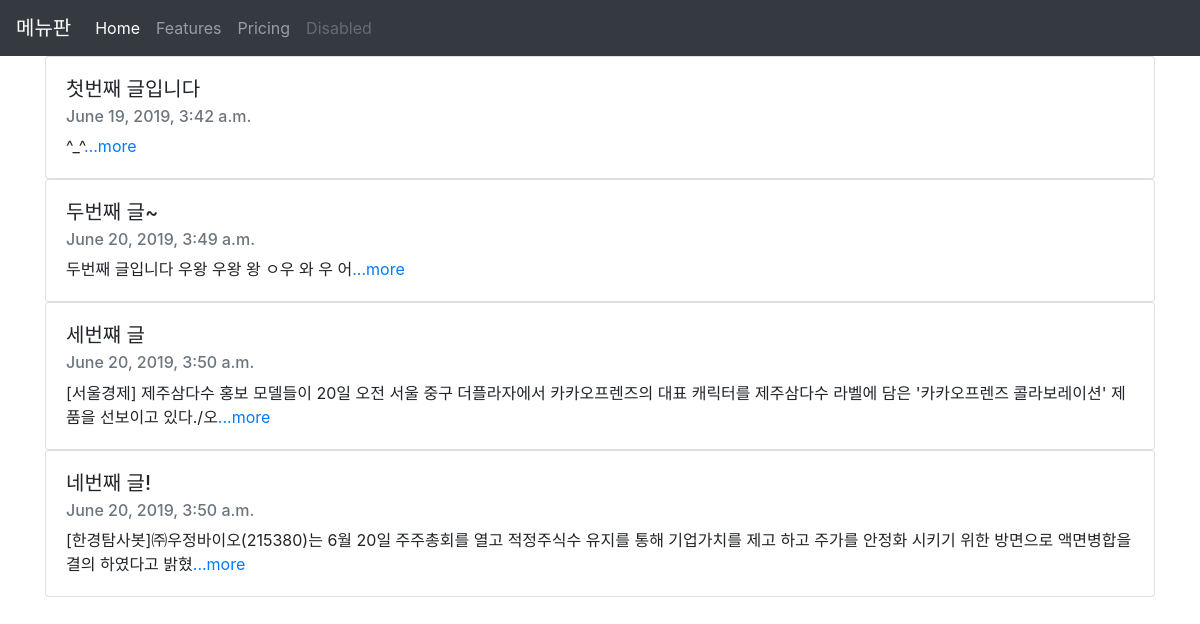
The page / on the database its author committed.
### blogapp/models.py (models this page shows, shortened)
class Blog(models.Model):
    title = models.CharField(max_length=200)
    pub_date = models.DateTimeField('date published')
    body = models.TextField()
    def summary(self):
        return self.body[:100]

### blogapp/views.py (the view)
# urls.py: path('', blogapp.views.home, name="home"),
def home(request):
    blogs = Blog.objects #쿼리셋
    return render(request, 'home.html', {'blogs':blogs})

### blogapp/templates/home.html (shortened to what this page needs)
<head>
        <link rel="stylesheet" href="https://stackpath.bootstrapcdn.com/bootstrap/4.3.1/css/bootstrap.min.css">
</head>
<body>
        <nav class="navbar navbar-expand-lg navbar-dark bg-dark">
                <a class="navbar-brand" href="#">메뉴판</a>
                <div class="collapse navbar-collapse" id="navbarNav">
                  <ul class="navbar-nav">
                    <li class="nav-item active">
                      <a class="nav-link" href="#">Home <span class="sr-only">(current)</span></a>
                    </li>
                    <li class="nav-item">
                      <a class="nav-link" href="#">Features</a>
                    </li>
                    <li class="nav-item">
                      <a class="nav-link" href="#">Pricing</a>
                    </li>
                    <li class="nav-item">
                      <a class="nav-link disabled" href="#" tabindex="-1" aria-disabled="true">Disabled</a>
                    </li>
                  </ul>
                </div>
              </nav>
{% for blog in blogs.all %}
    <div class="container">
        <div class="card" >
            <div class="card-body">
              <h5 class="card-title">{{blog.title}}</h5>
              <h6 class="card-subtitle mb-2 text-muted">{{blog.pub_date}}</h6>
              <p class="card-text">{{blog.summary}}<a href= "{% url 'detail' blog.id %}">...more</a></p>
            </div>
          </div>
</div>
{%endfor%}
</body>

### rows shown on the page
Blog: title "첫번째 글입니다", pub_date "June 19, 2019, 3:42 a.m.", summary "^_^"
Blog: title "두번째 글~", pub_date "June 20, 2019, 3:49 a.m.", summary "두번째 글입니다 우왕 우왕 왕 ㅇ우 와 우 어"
Blog: title "세번쨰 글", pub_date "June 20, 2019, 3:50 a.m.", summary "[서울경제] 제주삼다수 홍보 모델들이 20일 오전 서울 중구 더플라자에서 카카오프렌즈의 대표 캐릭터를 제주삼다수 라벨에 담은 '카카오프렌즈 콜라보레이션' 제품을 선보이고 있다./오"
Blog: title "네번째 글!", pub_date "June 20, 2019, 3:50 a.m.", summary "[한경탐사봇]㈜우정바이오(215380)는 6월 20일 주주총회를 열고 적정주식수 유지를 통해 기업가치를 제고 하고 주가를 안정화 시키기 위한 방면으로 액면병합을 결의 하였다고 밝혔"
